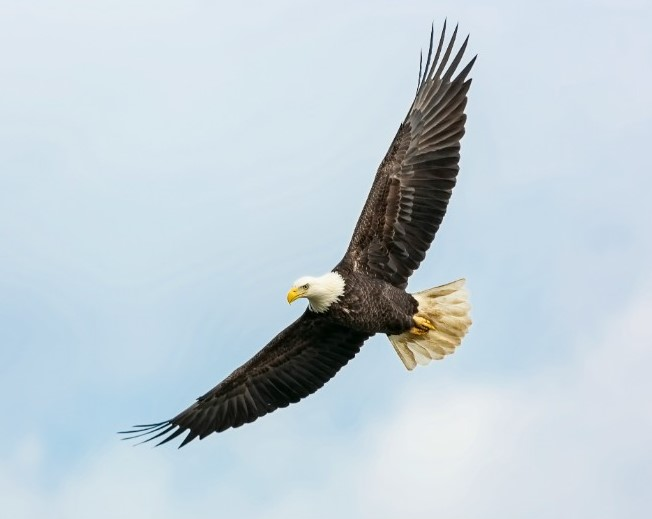
#> input picture eagle.jpg, 652 x 519 px
$ jupyter execute ex1.ipynb
#> lines starting #> are read from the running program, lines starting #| are printed output that depends on the picture
### Ex. No: 01
### Image Handling and Pixel Transformations Using
### Name : Ganesh D         Reg. No : 212223240035

[cell 1]
import cv2
import matplotlib.pyplot as plt

img = cv2.imread('eagle.jpg', cv2.IMREAD_COLOR)
#> img is the input picture: shape (519, 652, 3); mean B, G, R 214.8, 206.5, 193.2

[cell 2]
img.shape
#> Out = (519, 652, 3)

[cell 3]
# Convert BGR (OpenCV's default) to RGB (Matplotlib's expected color order)
img_rgb = cv2.cvtColor(img, cv2.COLOR_BGR2RGB)

[cell 4]
# Display the image using Matplotlib
plt.imshow(img_rgb, cmap='viridis')  # You can change 'viridis' to another cmap or use None for RGB images
plt.title("Original Image")
plt.axis('off')  # Removes axis ticks and labels
plt.show()

[cell 5]
# Load the image
image = cv2.imread('eagle.jpg')

[cell 6]
# Convert BGR (OpenCV's default) to RGB (Matplotlib's expected color order)
img_rgb = cv2.cvtColor(img, cv2.COLOR_BGR2RGB)

[cell 7]
img_rgb.shape
#> Out = (519, 652, 3)

[cell 8]
# Draw a line from top-left to bottom-right
line_img = cv2.line(img_rgb.copy(), (0,0), (651,518), (255,0,0), 5)
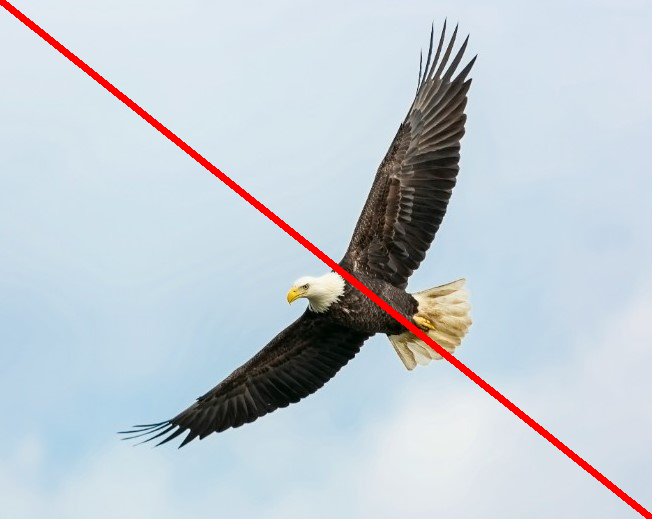
#> line_img: shape (519, 652, 3); mean R, G, B 194.3, 203.1, 211.3

plt.imshow(line_img)
plt.title("Image with Line")
plt.axis("off")
plt.show()

[cell 9]
# Load the image
image = cv2.imread('eagle.jpg')

# Convert BGR (OpenCV's default) to RGB (Matplotlib's expected color order)
img_rgb = cv2.cvtColor(img, cv2.COLOR_BGR2RGB)

[cell 10]
img_rgb.shape
#> Out = (519, 652, 3)

[cell 11]
circle_img = cv2.circle(img_rgb,(400,300),150,(255,0,0),10) # cv2.circle(image, center, radius, color, thickness)/
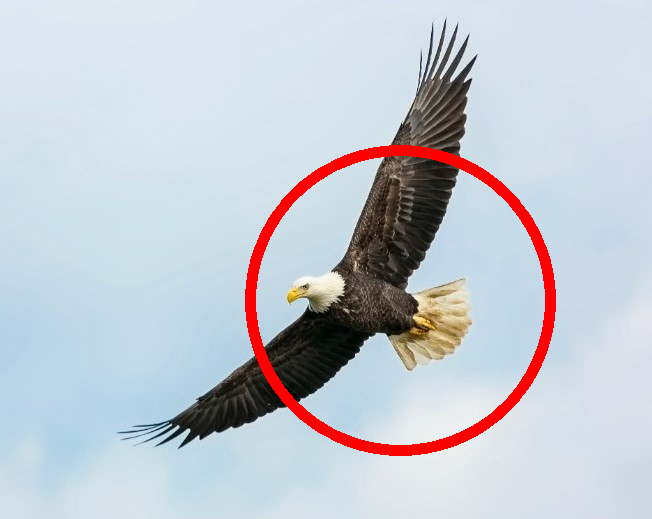
#> circle_img: shape (519, 652, 3); mean R, G, B 195.4, 200.4, 208.5

[cell 12]
plt.imshow(circle_img, cmap='viridis')
plt.title("Image with Circle")
plt.axis('off')
plt.show()

[cell 13]
# Load the image
image = cv2.imread('eagle.jpg')

# Convert BGR (OpenCV's default) to RGB (Matplotlib's expected color order)
img_rgb = cv2.cvtColor(img, cv2.COLOR_BGR2RGB)

[cell 14]
img.shape
#> Out = (519, 652, 3)

[cell 15]
# Draw a rectangle around the Whole image
rectangle_img = cv2.rectangle(img_rgb.copy(), (0,0), (651,518), (0,0,255), 10)
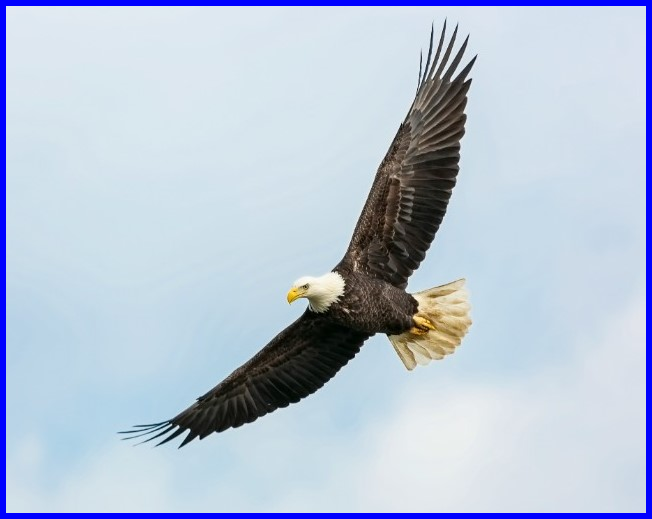
#> rectangle_img: shape (519, 652, 3); mean R, G, B 184.5, 197.3, 215.6

[cell 16]
plt.imshow(rectangle_img, cmap='viridis')
plt.title("Image with Rectangle")
plt.axis('off')
plt.show()

[cell 17]
# Load the image
image = cv2.imread('eagle.jpg')

# Convert BGR (OpenCV's default) to RGB (Matplotlib's expected color order)
img_rgb = cv2.cvtColor(img, cv2.COLOR_BGR2RGB)

[cell 18]
# Add text to the image
text_img = cv2.putText(img_rgb, "OpenCV Drawing", (80, 60), cv2.FONT_HERSHEY_SIMPLEX, 1.2, (0,255,0), 3)  # cv2.putText(image, text, position, font, font_scale, color, thickness)

[cell 19]
plt.imshow(text_img, cmap='viridis')
plt.title("Image with Text")
plt.axis('off')
plt.show()

[cell 20]
# Load the image
image = cv2.imread('eagle.jpg')

[cell 21]
image_rgb = cv2.cvtColor(image, cv2.COLOR_BGR2RGB)

[cell 22]
# Original RGB Image
plt.imshow(image_rgb)
plt.title("Original RGB Image")
plt.axis("off")

[cell 23]
# Convert RGB to HSV
image_hsv = cv2.cvtColor(image_rgb, cv2.COLOR_RGB2HSV)
#> image_hsv: shape (519, 652, 3); mean H, S, V 94.7, 33.9, 216.9

[cell 24]
# HSV Image
plt.imshow(image_hsv)
plt.title("HSV Image")
plt.axis("off")

[cell 25]
# Convert RGB to GRAY
image_gray = cv2.cvtColor(image_rgb, cv2.COLOR_RGB2GRAY)
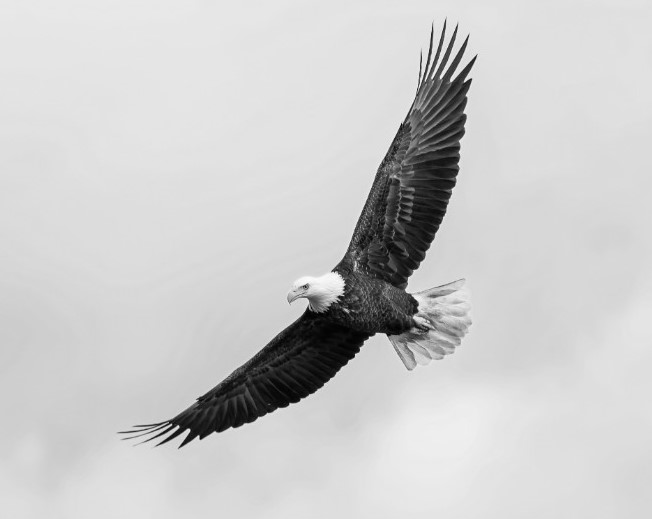
#> image_gray: shape (519, 652); min 1, max 253, mean 203.5

[cell 26]
# Grayscale Image
plt.imshow(image_gray, cmap='gray')
plt.title("Grayscale Image")
plt.axis("off")

[cell 27]
# Convert RGB to YCrCb
image_ycrcb = cv2.cvtColor(image_rgb, cv2.COLOR_RGB2YCrCb)
#> image_ycrcb: shape (519, 652, 3); mean of channels 0, 1, 2 203.5, 120.7, 134.4

[cell 28]
# YCrCb Image
plt.imshow(image_ycrcb)
plt.title("YCrCb Image")
plt.axis("off")

[cell 29]
# Convert HSV back to RGB
image_hsv_to_rgb = cv2.cvtColor(image_hsv, cv2.COLOR_HSV2RGB)

[cell 30]
plt.imshow(image_hsv_to_rgb)
plt.title("HSV to RGB Image")
plt.axis("off")

[cell 31]
# 300x300 white block covering eagle body

image[180:480, 220:520] = [255,255,255]
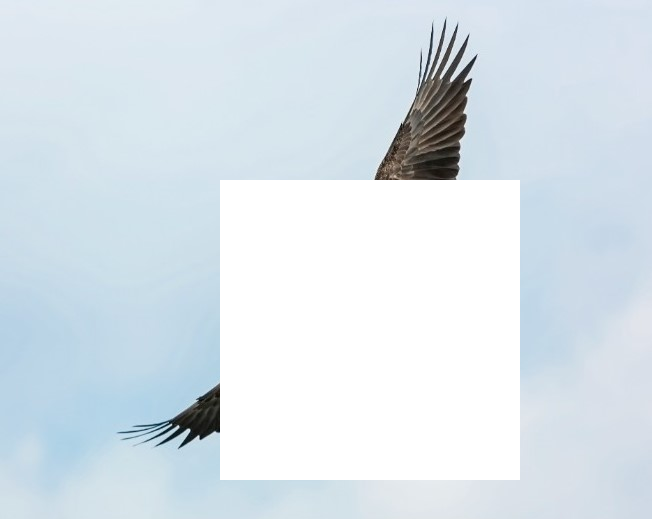
#> image: shape (519, 652, 3); mean B, G, R 235.1, 227.5, 216.9

image_rgb = cv2.cvtColor(image, cv2.COLOR_BGR2RGB)

plt.imshow(image_rgb)
plt.title("Image with 300x300 White Block")
plt.axis("off")
plt.show()

[cell 32]
# Load the image
image = cv2.imread('eagle.jpg')

[cell 33]
image.shape
#> Out = (519, 652, 3)

[cell 34]
# Resize the image to half its size
resized_image = cv2.resize(image, (768 // 2, 600 // 2))  # (new_width, new_height)

[cell 35]
# Convert BGR to RGB for displaying with Matplotlib
resized_image_rgb = cv2.cvtColor(resized_image, cv2.COLOR_BGR2RGB)

[cell 36]
resized_image_rgb.shape

[cell 37]
# Display the resized image
plt.imshow(resized_image_rgb)
plt.title("Resized Image (Half Size)")
plt.axis("off")
plt.show()

[cell 38]
# Load the image
image = cv2.imread('eagle.jpg')

[cell 39]
image.shape

[cell 40]
roi = image[120:420, 150:500]
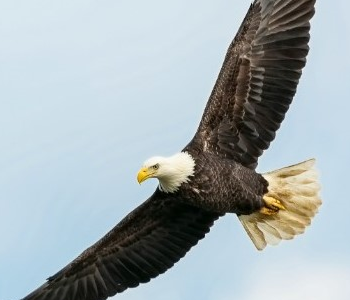
#> roi: shape (300, 350, 3); mean B, G, R 178.3, 174.6, 164

roi_rgb = cv2.cvtColor(roi, cv2.COLOR_BGR2RGB)

plt.imshow(roi_rgb)
plt.title("Cropped Eagle")
plt.axis("off")
plt.show()

[cell 41]
# Load the image
image = cv2.imread('eagle.jpg')

[cell 42]
# Flip the image horizontally (left-right)
flipped_horizontally = cv2.flip(image, 1)
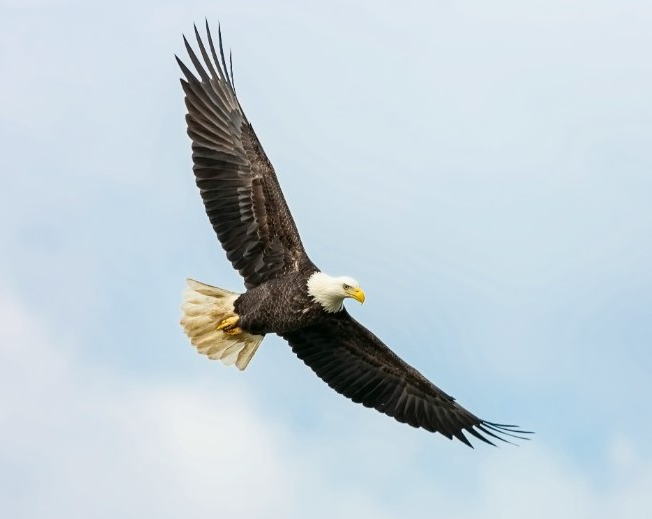
#> flipped_horizontally: shape (519, 652, 3); mean B, G, R 214.8, 206.5, 193.2

[cell 43]
# Convert BGR to RGB for displaying with Matplotlib
flipped_horizontally_rgb = cv2.cvtColor(flipped_horizontally, cv2.COLOR_BGR2RGB)

[cell 44]
# Horizontal flip
plt.imshow(flipped_horizontally_rgb)
plt.title("Flipped Horizontally")
plt.axis("off")

[cell 45]
# Flip the image vertically (up-down)
flipped_vertically = cv2.flip(image, 0)
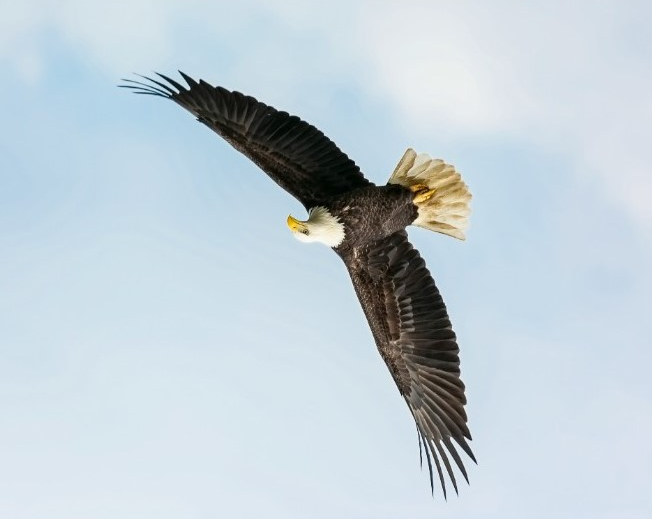
#> flipped_vertically: shape (519, 652, 3); mean B, G, R 214.8, 206.5, 193.2

[cell 46]
# Convert BGR to RGB for displaying with Matplotlib
flipped_vertically_rgb = cv2.cvtColor(flipped_vertically, cv2.COLOR_BGR2RGB)
